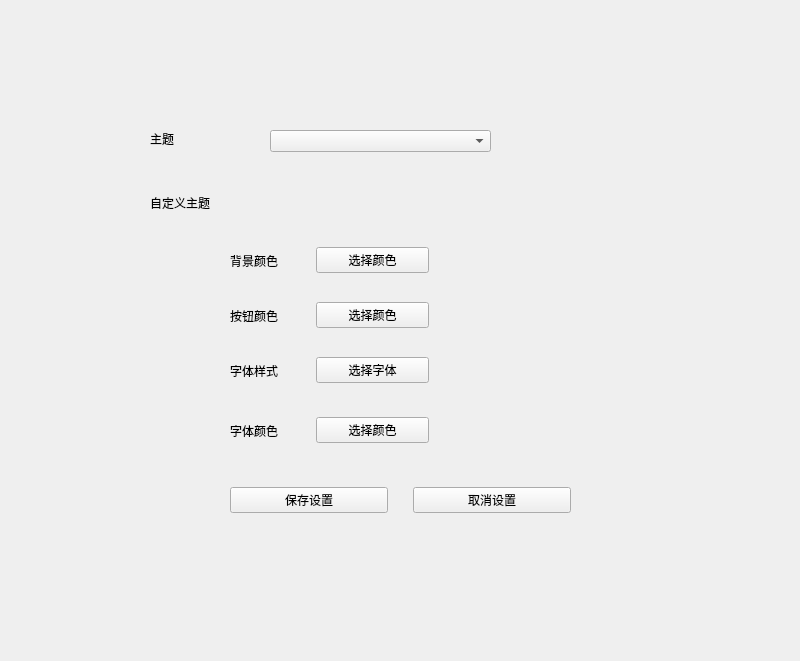
<?xml version="1.0" encoding="UTF-8"?>
<ui version="4.0">
 <class>Settings</class>
 <widget class="QWidget" name="Settings">
  <property name="geometry">
   <rect>
    <x>0</x>
    <y>0</y>
    <width>800</width>
    <height>661</height>
   </rect>
  </property>
  <property name="minimumSize">
   <size>
    <width>800</width>
    <height>661</height>
   </size>
  </property>
  <property name="maximumSize">
   <size>
    <width>800</width>
    <height>661</height>
   </size>
  </property>
  <property name="windowTitle">
   <string>Form</string>
  </property>
  <widget class="QWidget" name="verticalLayoutWidget">
   <property name="geometry">
    <rect>
     <x>150</x>
     <y>110</y>
     <width>101</width>
     <height>121</height>
    </rect>
   </property>
   <layout class="QVBoxLayout" name="verticalLayout">
    <item>
     <widget class="QLabel" name="label">
      <property name="text">
       <string>主题</string>
      </property>
     </widget>
    </item>
    <item>
     <widget class="QLabel" name="textsettings_lb">
      <property name="text">
       <string>自定义主题</string>
      </property>
     </widget>
    </item>
   </layout>
  </widget>
  <widget class="QWidget" name="horizontalLayoutWidget_2">
   <property name="geometry">
    <rect>
     <x>230</x>
     <y>290</y>
     <width>341</width>
     <height>51</height>
    </rect>
   </property>
   <layout class="QHBoxLayout" name="size_layout" stretch="1,2,2">
    <property name="spacing">
     <number>30</number>
    </property>
    <item>
     <widget class="QLabel" name="label_2">
      <property name="text">
       <string>按钮颜色</string>
      </property>
     </widget>
    </item>
    <item>
     <widget class="QPushButton" name="buttonCol_btn">
      <property name="text">
       <string>选择颜色</string>
      </property>
     </widget>
    </item>
    <item>
     <widget class="QLabel" name="label_3">
      <property name="text">
       <string/>
      </property>
     </widget>
    </item>
   </layout>
  </widget>
  <widget class="QWidget" name="horizontalLayoutWidget">
   <property name="geometry">
    <rect>
     <x>230</x>
     <y>340</y>
     <width>341</width>
     <height>61</height>
    </rect>
   </property>
   <layout class="QHBoxLayout" name="font_layout" stretch="1,2,2">
    <property name="spacing">
     <number>30</number>
    </property>
    <item>
     <widget class="QLabel" name="font_label">
      <property name="text">
       <string>字体样式</string>
      </property>
     </widget>
    </item>
    <item>
     <widget class="QPushButton" name="fontType_btn">
      <property name="text">
       <string>选择字体</string>
      </property>
     </widget>
    </item>
    <item>
     <widget class="QLabel" name="empty_2">
      <property name="text">
       <string/>
      </property>
     </widget>
    </item>
   </layout>
  </widget>
  <widget class="QWidget" name="horizontalLayoutWidget_3">
   <property name="geometry">
    <rect>
     <x>230</x>
     <y>470</y>
     <width>341</width>
     <height>61</height>
    </rect>
   </property>
   <layout class="QHBoxLayout" name="buttons_layout">
    <property name="spacing">
     <number>25</number>
    </property>
    <item>
     <widget class="QPushButton" name="save_btn">
      <property name="text">
       <string>保存设置</string>
      </property>
     </widget>
    </item>
    <item>
     <widget class="QPushButton" name="cancel_btn">
      <property name="text">
       <string>取消设置</string>
      </property>
     </widget>
    </item>
   </layout>
  </widget>
  <widget class="QWidget" name="horizontalLayoutWidget_4">
   <property name="geometry">
    <rect>
     <x>230</x>
     <y>400</y>
     <width>341</width>
     <height>61</height>
    </rect>
   </property>
   <layout class="QHBoxLayout" name="color_layout" stretch="1,2,2">
    <property name="spacing">
     <number>30</number>
    </property>
    <item>
     <widget class="QLabel" name="color_lb">
      <property name="text">
       <string>字体颜色</string>
      </property>
     </widget>
    </item>
    <item>
     <widget class="QPushButton" name="choosecol_btn">
      <property name="text">
       <string>选择颜色</string>
      </property>
     </widget>
    </item>
    <item>
     <widget class="QLabel" name="empty">
      <property name="text">
       <string/>
      </property>
     </widget>
    </item>
   </layout>
  </widget>
  <widget class="QWidget" name="horizontalLayoutWidget_5">
   <property name="geometry">
    <rect>
     <x>230</x>
     <y>230</y>
     <width>341</width>
     <height>61</height>
    </rect>
   </property>
   <layout class="QHBoxLayout" name="horizontalLayout" stretch="1,2,2">
    <property name="spacing">
     <number>30</number>
    </property>
    <item>
     <widget class="QLabel" name="back_lb">
      <property name="text">
       <string>背景颜色</string>
      </property>
     </widget>
    </item>
    <item>
     <widget class="QPushButton" name="background_btn">
      <property name="text">
       <string>选择颜色</string>
      </property>
     </widget>
    </item>
    <item>
     <widget class="QLabel" name="empty_3">
      <property name="text">
       <string/>
      </property>
     </widget>
    </item>
   </layout>
  </widget>
  <widget class="QComboBox" name="theme_cb">
   <property name="geometry">
    <rect>
     <x>270</x>
     <y>130</y>
     <width>221</width>
     <height>22</height>
    </rect>
   </property>
  </widget>
 </widget>
 <resources/>
 <connections/>
 <slots>
  <slot>chooseTheme()</slot>
  <slot>chooseFontColor()</slot>
  <slot>toPeosonInfo()</slot>
  <slot>chooseFontSize()</slot>
  <slot>chooseFontType()</slot>
 </slots>
</ui>
